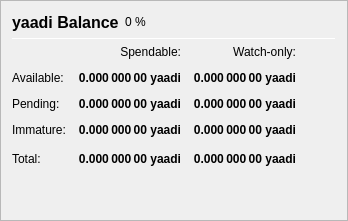
                   <widget class="QFrame" name="frame_Balances">
                    <property name="frameShape">
                     <enum>QFrame::StyledPanel</enum>
                    </property>
                    <property name="frameShadow">
                     <enum>QFrame::Raised</enum>
                    </property>
                    <layout class="QVBoxLayout" name="verticalLayout_4">
                     <item>
                      <layout class="QHBoxLayout" name="horizontalLayout_4">
                       <item>
                        <widget class="QLabel" name="label_5">
                         <property name="minimumSize">
                          <size>
                           <width>0</width>
                           <height>20</height>
                          </size>
                         </property>
                         <property name="font">
                          <font>
                           <pointsize>12</pointsize>
                           <weight>75</weight>
                           <bold>true</bold>
                          </font>
                         </property>
                         <property name="text">
                          <string>yaadi Balance</string>
                         </property>
                        </widget>
                       </item>
                       <item>
                        <widget class="QLabel" name="labelECAPercent">
                         <property name="text">
                          <string notr="true">0 %</string>
                         </property>
                        </widget>
                       </item>
                       <item>
                        <spacer name="horizontalSpacer_3">
                         <property name="orientation">
                          <enum>Qt::Horizontal</enum>
                         </property>
                         <property name="sizeHint" stdset="0">
                          <size>
                           <width>40</width>
                           <height>20</height>
                          </size>
                         </property>
                        </spacer>
                       </item>
                      </layout>
                     </item>
                     <item>
                      <widget class="Line" name="line_Balance">
                       <property name="minimumSize">
                        <size>
                         <width>0</width>
                         <height>1</height>
                        </size>
                       </property>
                       <property name="maximumSize">
                        <size>
                         <width>16777215</width>
                         <height>1</height>
                        </size>
                       </property>
                       <property name="orientation">
                        <enum>Qt::Horizontal</enum>
                       </property>
                      </widget>
                     </item>
                     <item>
                      <layout class="QGridLayout" name="gridLayout">
                       <property name="spacing">
                        <number>12</number>
                       </property>
                       <item row="0" column="1">
                        <widget class="QLabel" name="labelSpendable">
                         <property name="text">
                          <string>Spendable:</string>
                         </property>
                         <property name="alignment">
                          <set>Qt::AlignRight|Qt::AlignTrailing|Qt::AlignVCenter</set>
                         </property>
                        </widget>
                       </item>
                       <item row="0" column="2">
                        <widget class="QLabel" name="labelWatchonly">
                         <property name="text">
                          <string>Watch-only:</string>
                         </property>
                         <property name="alignment">
                          <set>Qt::AlignRight|Qt::AlignTrailing|Qt::AlignVCenter</set>
                         </property>
                        </widget>
                       </item>
                       <item row="1" column="0">
                        <widget class="QLabel" name="labelBalanceText">
                         <property name="text">
                          <string>Available:</string>
                         </property>
                        </widget>
                       </item>
                       <item row="1" column="1">
                        <widget class="QLabel" name="labelBalance">
                         <property name="font">
                          <font>
                           <weight>75</weight>
                           <bold>true</bold>
                          </font>
                         </property>
                         <property name="cursor">
                          <cursorShape>IBeamCursor</cursorShape>
                         </property>
                         <property name="toolTip">
                          <string>Your current spendable balance</string>
                         </property>
                         <property name="text">
                          <string notr="true">0.000 000 00 yaadi</string>
                         </property>
                         <property name="alignment">
                          <set>Qt::AlignRight|Qt::AlignTrailing|Qt::AlignVCenter</set>
                         </property>
                         <property name="textInteractionFlags">
                          <set>Qt::LinksAccessibleByMouse|Qt::TextSelectableByKeyboard|Qt::TextSelectableByMouse</set>
                         </property>
                        </widget>
                       </item>
                       <item row="1" column="2">
                        <widget class="QLabel" name="labelWatchAvailable">
                         <property name="font">
                          <font>
                           <weight>75</weight>
                           <bold>true</bold>
                          </font>
                         </property>
                         <property name="cursor">
                          <cursorShape>IBeamCursor</cursorShape>
                         </property>
                         <property name="toolTip">
                          <string>Your current balance in watch-only addresses</string>
                         </property>
                         <property name="text">
                          <string notr="true">0.000 000 00 yaadi</string>
                         </property>
                         <property name="alignment">
                          <set>Qt::AlignRight|Qt::AlignTrailing|Qt::AlignVCenter</set>
                         </property>
                         <property name="textInteractionFlags">
                          <set>Qt::LinksAccessibleByMouse|Qt::TextSelectableByKeyboard|Qt::TextSelectableByMouse</set>
                         </property>
                        </widget>
                       </item>
                       <item row="2" column="0">
                        <widget class="QLabel" name="labelPendingText">
                         <property name="text">
                          <string>Pending:</string>
                         </property>
                        </widget>
                       </item>
                       <item row="2" column="1">
                        <widget class="QLabel" name="labelUnconfirmed">
                         <property name="font">
                          <font>
                           <weight>75</weight>
                           <bold>true</bold>
                          </font>
                         </property>
                         <property name="cursor">
                          <cursorShape>IBeamCursor</cursorShape>
                         </property>
                         <property name="toolTip">
                          <string>Total of transactions that have yet to be confirmed, and do not yet count toward the spendable balance</string>
                         </property>
                         <property name="text">
                          <string notr="true">0.000 000 00 yaadi</string>
                         </property>
                         <property name="alignment">
                          <set>Qt::AlignRight|Qt::AlignTrailing|Qt::AlignVCenter</set>
                         </property>
                         <property name="textInteractionFlags">
                          <set>Qt::LinksAccessibleByMouse|Qt::TextSelectableByKeyboard|Qt::TextSelectableByMouse</set>
                         </property>
                        </widget>
                       </item>
                       <item row="2" column="2">
                        <widget class="QLabel" name="labelWatchPending">
                         <property name="font">
                          <font>
                           <weight>75</weight>
                           <bold>true</bold>
                          </font>
                         </property>
                         <property name="cursor">
                          <cursorShape>IBeamCursor</cursorShape>
                         </property>
                         <property name="toolTip">
                          <string>Unconfirmed transactions to watch-only addresses</string>
                         </property>
                         <property name="text">
                          <string notr="true">0.000 000 00 yaadi</string>
                         </property>
                         <property name="alignment">
                          <set>Qt::AlignRight|Qt::AlignTrailing|Qt::AlignVCenter</set>
                         </property>
                         <property name="textInteractionFlags">
                          <set>Qt::LinksAccessibleByMouse|Qt::TextSelectableByKeyboard|Qt::TextSelectableByMouse</set>
                         </property>
                        </widget>
                       </item>
                       <item row="3" column="0">
                        <widget class="QLabel" name="labelImmatureText">
                         <property name="text">
                          <string>Immature:</string>
                         </property>
                        </widget>
                       </item>
                       <item row="3" column="1">
                        <widget class="QLabel" name="labelImmature">
                         <property name="font">
                          <font>
                           <weight>75</weight>
                           <bold>true</bold>
                          </font>
                         </property>
                         <property name="cursor">
                          <cursorShape>IBeamCursor</cursorShape>
                         </property>
                         <property name="toolTip">
                          <string>Staked rewards that has not yet matured</string>
                         </property>
                         <property name="text">
                          <string notr="true">0.000 000 00 yaadi</string>
                         </property>
                         <property name="alignment">
                          <set>Qt::AlignRight|Qt::AlignTrailing|Qt::AlignVCenter</set>
                         </property>
                         <property name="textInteractionFlags">
                          <set>Qt::LinksAccessibleByMouse|Qt::TextSelectableByKeyboard|Qt::TextSelectableByMouse</set>
                         </property>
                        </widget>
                       </item>
                       <item row="3" column="2">
                        <widget class="QLabel" name="labelWatchImmature">
                         <property name="font">
                          <font>
                           <weight>75</weight>
                           <bold>true</bold>
                          </font>
                         </property>
                         <property name="cursor">
                          <cursorShape>IBeamCursor</cursorShape>
                         </property>
                         <property name="toolTip">
                          <string>Staked or masternode rewards in watch-only addresses that has not yet matured</string>
                         </property>
                         <property name="text">
                          <string notr="true">0.000 000 00 yaadi</string>
                         </property>
                         <property name="alignment">
                          <set>Qt::AlignRight|Qt::AlignTrailing|Qt::AlignVCenter</set>
                         </property>
                         <property name="textInteractionFlags">
                          <set>Qt::LinksAccessibleByMouse|Qt::TextSelectableByKeyboard|Qt::TextSelectableByMouse</set>
                         </property>
                        </widget>
                       </item>
                       <!--
                       <item row="4" column="0">
                        <widget class="QLabel" name="labelLockedBalanceText">
                         <property name="toolTip">
                          <string>Locked yaadi or Masternode collaterals. These are excluded from zyaadi minting.</string>
                         </property>
                         <property name="text">
                          <string>Locked:</string>
                         </property>
                        </widget>
                       </item>
                       <item row="4" column="1">
                        <widget class="QLabel" name="labelLockedBalance">
                         <property name="font">
                          <font>
                           <weight>75</weight>
                           <bold>true</bold>
                          </font>
                         </property>
                         <property name="cursor">
                          <cursorShape>IBeamCursor</cursorShape>
                         </property>
                         <property name="toolTip">
                          <string>Locked yaadi or Masternode collaterals. These are excluded from zyaadi minting.</string>
                         </property>
                         <property name="text">
                          <string notr="true">0.000 000 00 yaadi</string>
                         </property>
                         <property name="alignment">
                          <set>Qt::AlignRight|Qt::AlignTrailing|Qt::AlignVCenter</set>
                         </property>
                         <property name="textInteractionFlags">
                          <set>Qt::LinksAccessibleByMouse|Qt::TextSelectableByKeyboard|Qt::TextSelectableByMouse</set>
                         </property>
                        </widget>
                       </item>
                       <item row="4" column="2">
                        <widget class="QLabel" name="labelWatchLocked">
                         <property name="font">
                          <font>
                           <weight>75</weight>
                           <bold>true</bold>
                          </font>
                         </property>
                         <property name="cursor">
                          <cursorShape>IBeamCursor</cursorShape>
                         </property>
                         <property name="toolTip">
                          <string>Current locked balance in watch-only addresses</string>
                         </property>
                         <property name="text">
                          <string notr="true">0.000 000 00 yaadi</string>
                         </property>
                         <property name="alignment">
                          <set>Qt::AlignRight|Qt::AlignTrailing|Qt::AlignVCenter</set>
                         </property>
                         <property name="textInteractionFlags">
                          <set>Qt::LinksAccessibleByMouse|Qt::TextSelectableByKeyboard|Qt::TextSelectableByMouse</set>
                         </property>
                        </widget>
                       </item>
                       -->
                       <item row="5" column="0">
                        <widget class="QLabel" name="labelTotalText">
                         <property name="toolTip">
                          <string>Your current yaadi balance, unconfirmed and immature transactions included</string>
                         </property>
                         <property name="text">
                          <string>Total:</string>
                         </property>
                        </widget>
                       </item>
                       <item row="5" column="1">
                        <widget class="QLabel" name="labelTotal">
                         <property name="font">
                          <font>
                           <weight>75</weight>
                           <bold>true</bold>
                          </font>
                         </property>
                         <property name="cursor">
                          <cursorShape>IBeamCursor</cursorShape>
                         </property>
                         <property name="toolTip">
                          <string>Your current yaadi balance, unconfirmed and immature transactions included</string>
                         </property>
                         <property name="text">
                          <string notr="true">0.000 000 00 yaadi</string>
                         </property>
                         <property name="alignment">
                          <set>Qt::AlignRight|Qt::AlignTrailing|Qt::AlignVCenter</set>
                         </property>
                         <property name="textInteractionFlags">
                          <set>Qt::LinksAccessibleByMouse|Qt::TextSelectableByKeyboard|Qt::TextSelectableByMouse</set>
                         </property>
                        </widget>
                       </item>
                       <item row="5" column="2">
                        <widget class="QLabel" name="labelWatchTotal">
                         <property name="font">
                          <font>
                           <weight>75</weight>
                           <bold>true</bold>
                          </font>
                         </property>
                         <property name="cursor">
                          <cursorShape>IBeamCursor</cursorShape>
                         </property>
                         <property name="toolTip">
                          <string>Current total balance in watch-only addresses</string>
                         </property>
                         <property name="text">
                          <string notr="true">0.000 000 00 yaadi</string>
                         </property>
                         <property name="alignment">
                          <set>Qt::AlignRight|Qt::AlignTrailing|Qt::AlignVCenter</set>
                         </property>
                         <property name="textInteractionFlags">
                          <set>Qt::LinksAccessibleByMouse|Qt::TextSelectableByKeyboard|Qt::TextSelectableByMouse</set>
                         </property>
                        </widget>
                       </item>
                       <item row="5" column="3">
                        <spacer name="horizontalSpacer_9">
                         <property name="orientation">
                          <enum>Qt::Horizontal</enum>
                         </property>
                         <property name="sizeHint" stdset="0">
                          <size>
                           <width>40</width>
                           <height>20</height>
                          </size>
                         </property>
                        </spacer>
                       </item>
                      </layout>
                     </item>
                     <item>
                      <spacer name="verticalSpacer_3">
                       <property name="orientation">
                        <enum>Qt::Vertical</enum>
                       </property>
                       <property name="sizeHint" stdset="0">
                        <size>
                         <width>20</width>
                         <height>40</height>
                        </size>
                       </property>
                      </spacer>
                     </item>
                    </layout>
                   </widget>
